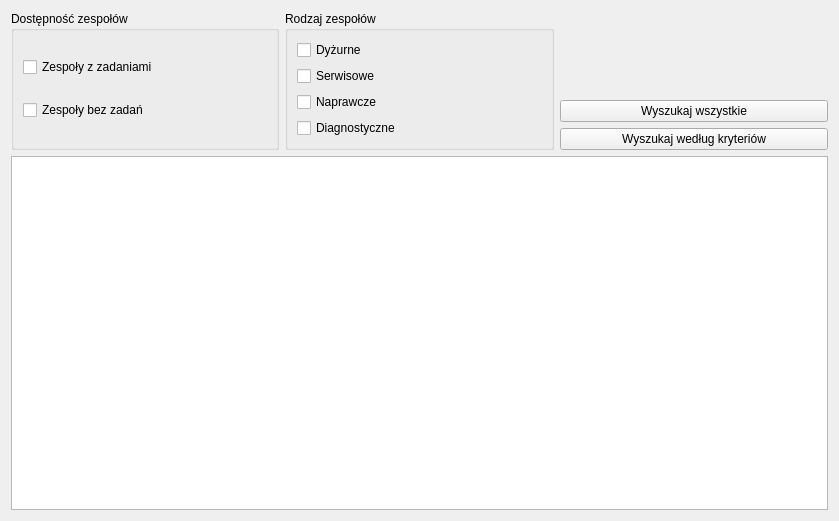
<?xml version="1.0" encoding="UTF-8"?>
<ui version="4.0">
 <class>Zespoly</class>
 <widget class="QWidget" name="Zespoly">
  <property name="geometry">
   <rect>
    <x>0</x>
    <y>0</y>
    <width>839</width>
    <height>521</height>
   </rect>
  </property>
  <property name="windowTitle">
   <string>Form</string>
  </property>
  <layout class="QHBoxLayout" name="horizontalLayout">
   <item>
    <layout class="QGridLayout" name="gridLayout">
     <item row="1" column="2">
      <widget class="QPushButton" name="pushButtonWyszukajWszystko">
       <property name="text">
        <string>Wyszukaj wszystkie</string>
       </property>
      </widget>
     </item>
     <item row="2" column="2">
      <widget class="QPushButton" name="pushButtonWyszukajPoKryteriach">
       <property name="text">
        <string>Wyszukaj według kryteriów</string>
       </property>
      </widget>
     </item>
     <item row="3" column="0" colspan="3">
      <widget class="QTableView" name="tableViewZespoly"/>
     </item>
     <item row="0" column="1" rowspan="3">
      <widget class="QGroupBox" name="groupBox_2">
       <property name="title">
        <string>Rodzaj zespołów</string>
       </property>
       <layout class="QHBoxLayout" name="horizontalLayout_3">
        <item>
         <layout class="QVBoxLayout" name="verticalLayout_2">
          <item>
           <widget class="QCheckBox" name="checkBoxDyzurne">
            <property name="text">
             <string>Dyżurne</string>
            </property>
           </widget>
          </item>
          <item>
           <widget class="QCheckBox" name="checkBoxSerwisowe">
            <property name="text">
             <string>Serwisowe</string>
            </property>
           </widget>
          </item>
          <item>
           <widget class="QCheckBox" name="checkBoxNaprawcze">
            <property name="text">
             <string>Naprawcze</string>
            </property>
           </widget>
          </item>
          <item>
           <widget class="QCheckBox" name="checkBoxDiagnostyczne">
            <property name="text">
             <string>Diagnostyczne</string>
            </property>
           </widget>
          </item>
         </layout>
        </item>
       </layout>
       <zorder>horizontalSpacer</zorder>
       <zorder>verticalLayoutWidget_2</zorder>
      </widget>
     </item>
     <item row="0" column="0" rowspan="3">
      <widget class="QGroupBox" name="groupBox">
       <property name="enabled">
        <bool>true</bool>
       </property>
       <property name="minimumSize">
        <size>
         <width>200</width>
         <height>100</height>
        </size>
       </property>
       <property name="title">
        <string>Dostępność zespołów</string>
       </property>
       <layout class="QHBoxLayout" name="horizontalLayout_2">
        <item>
         <layout class="QVBoxLayout" name="verticalLayout">
          <item>
           <widget class="QCheckBox" name="checkBoxZZadaniami">
            <property name="text">
             <string>Zespoły z zadaniami</string>
            </property>
           </widget>
          </item>
          <item>
           <widget class="QCheckBox" name="checkBoxBezZada">
            <property name="text">
             <string>Zespoły bez zadań</string>
            </property>
           </widget>
          </item>
         </layout>
        </item>
       </layout>
      </widget>
     </item>
    </layout>
   </item>
  </layout>
 </widget>
 <resources/>
 <connections/>
</ui>
